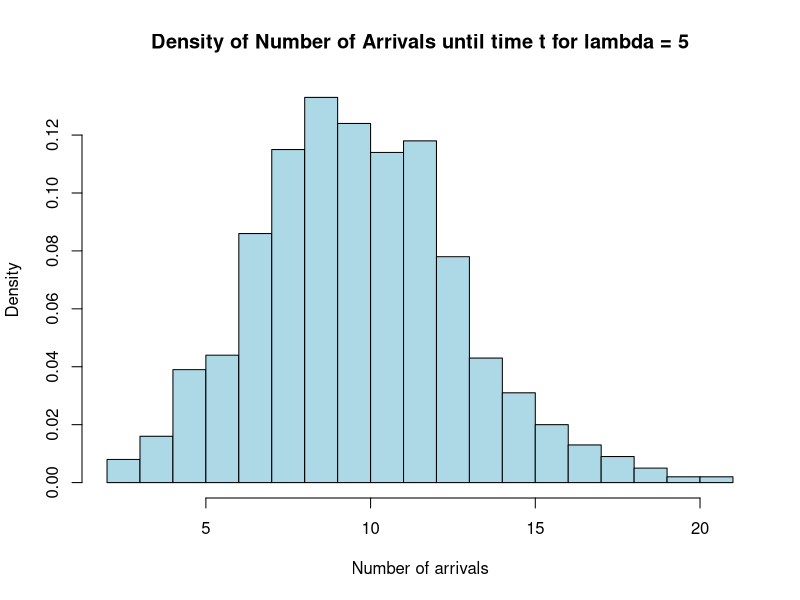
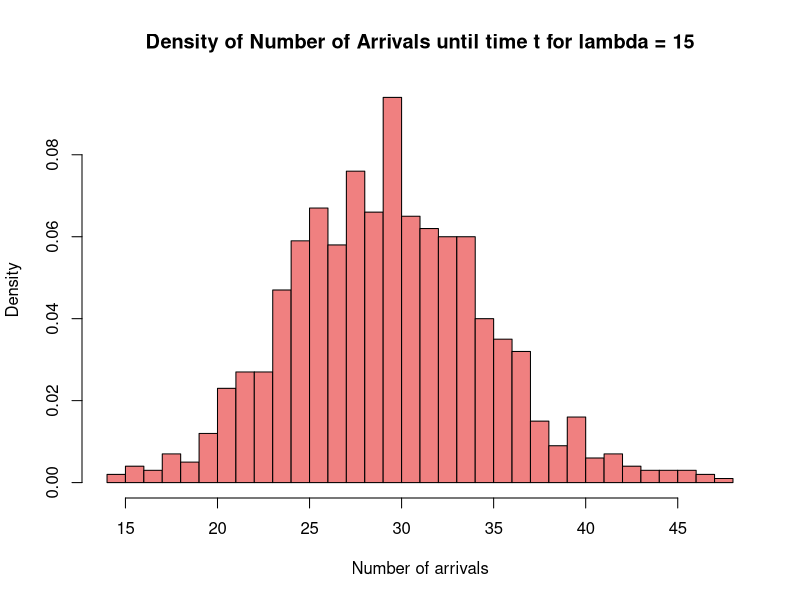
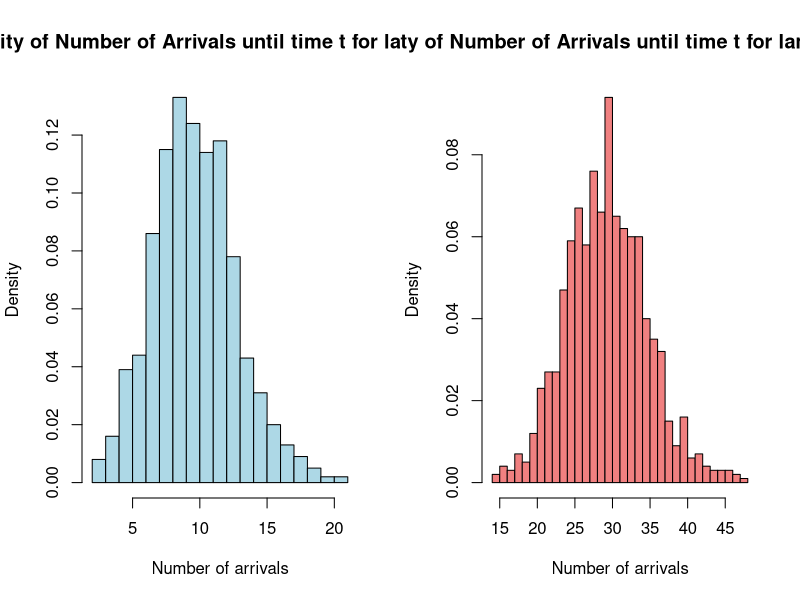
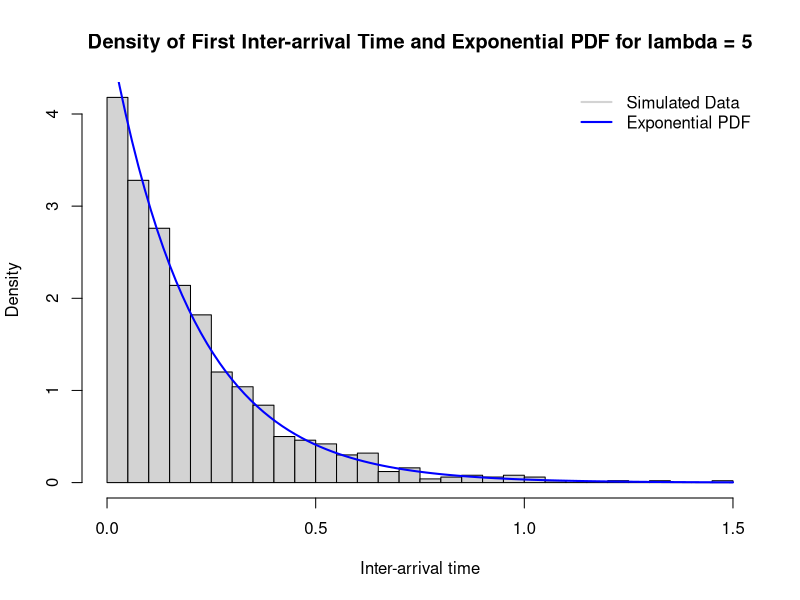
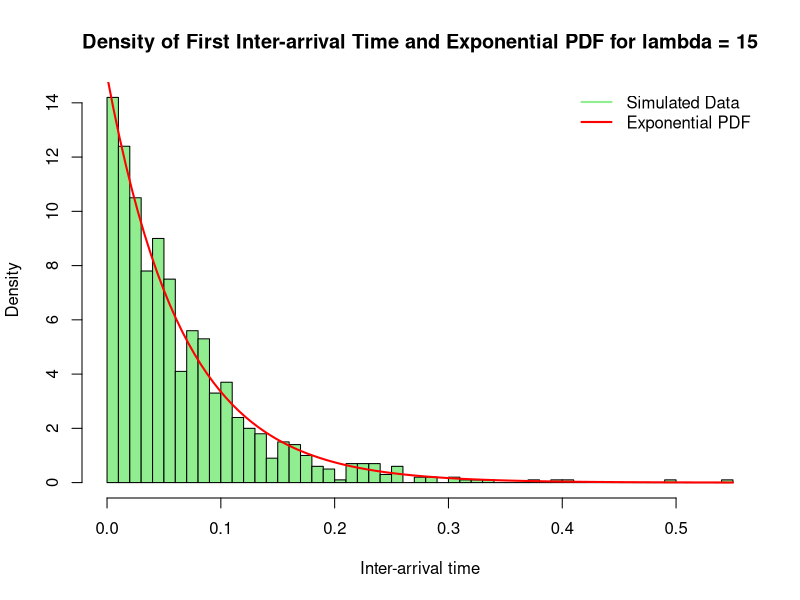

The R script that drew these images, in order:
### Question-2 ###
### (a) ###
rm(list = ls())
set.seed(12345)
la <- 5 # value of lambda
t <- 2 # Time interval
n <- 1000 # number of simulations

alt.poisson.data_a <- rpois(n=1000,lambda=la*t)
hist(alt.poisson.data_a, breaks = max(alt.poisson.data_a) - min(alt.poisson.data_a) + 1, probability = TRUE,
     main =  "Density of Number of Arrivals until time t for lambda = 5",
     xlab = "Number of arrivals", ylab = "Density", col = "lightblue", border = "black")
mean_a <- mean(alt.poisson.data_a)
cat("Mean Value(a) = ", mean_a, "\n")
### (b) ###
lb <- 15
t <- 2
n <- 1000

alt.poisson.data_b <- rpois(n=1000, lambda=lb*t)
hist(alt.poisson.data_b, breaks = max(alt.poisson.data_b) - min(alt.poisson.data_b) + 1, probability = TRUE,
     main = "Density of Number of Arrivals until time t for lambda = 15",
     xlab = "Number of arrivals", ylab = "Density", col = "lightcoral", border = "black")
mean_b <- mean(alt.poisson.data_b)
cat("Mean Value(b) = ", mean_b, "\n")

### comparing the plots of (a) and (b) ###

par(mfrow = c(1, 2))

hist(alt.poisson.data_a, breaks = max(alt.poisson.data_a) - min(alt.poisson.data_a) + 1, probability = TRUE,
     main =  "Density of Number of Arrivals until time t for lambda = 5",
     xlab = "Number of arrivals", ylab = "Density", col = "lightblue", border = "black")

hist(alt.poisson.data_b, breaks = max(alt.poisson.data_b) - min(alt.poisson.data_b) + 1, probability = TRUE,
     main = "Density of Number of Arrivals until time t for lambda = 15",
     xlab = "Number of arrivals", ylab = "Density", col = "lightcoral", border = "black")

par(mfrow = c(1, 1))

### (c) ###
la <- 5
n <- 1000
first_arrival <- rexp(n=1000, rate=la)
hist(first_arrival, probability = TRUE, breaks = 50,
     main = "Density of First Inter-arrival Time and Exponential PDF for lambda = 5",
     xlab = "Inter-arrival time", ylab = "Density", col = "lightgray", border = "black")
curve(la * exp(-la * x), add = TRUE, col = "blue", lwd = 2)
legend("topright", legend = c("Simulated Data", "Exponential PDF"), col = c("lightgray", "blue"), lwd = 2, bty = "n")


lb <- 15
n <- 1000
first_arrival <- rexp(n=1000, rate=lb)
hist(first_arrival, probability = TRUE, breaks = 50,
     main = "Density of First Inter-arrival Time and Exponential PDF for lambda = 15",
     xlab = "Inter-arrival time", ylab = "Density", col = "lightgreen", border = "black")
curve(lb * exp(-lb * x), add = TRUE, col = "red", lwd = 2)
legend("topright", legend = c("Simulated Data", "Exponential PDF"), col = c("lightgreen", "red"), lwd = 2, bty = "n")

